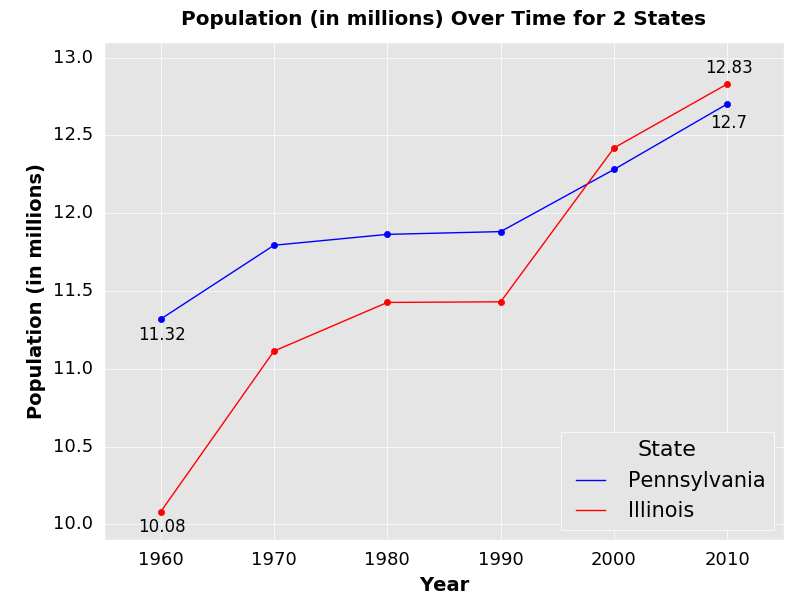

Python code for this plot:
# This script creates a line graph using (a subset of) 'census_data.csv'.

# A description of 'census_data.csv' can be found in 'census_data_scrape_and_process.R'.
# To avoid an overwhelming plot, I will be using a subset of 'census_data.csv' consisting of
# all observations for Pennsylvania and Illinois.

# Import modules.
import os
import pandas as pd
import numpy as np
import matplotlib.pyplot as plt
from matplotlib import style

# Set style.
style.use('ggplot')

# Set working directory.
# This obviously needs to be changed depending on the computer being used.
os.chdir('D:\\Users\\JBansal\\Documents\\GitHub\\visualizations')

# Load data.
census_data = pd.read_csv('census_data.csv',
                          encoding = 'latin-1')

# SUBSET/PROCESS DATA.

# Divide population values by 1000000 for easier graph viewing.
census_data['1960'] = census_data['1960'] / 1000000
census_data['1970'] = census_data['1970'] / 1000000
census_data['1980'] = census_data['1980'] / 1000000
census_data['1990'] = census_data['1990'] / 1000000
census_data['2000'] = census_data['2000'] / 1000000
census_data['2010'] = census_data['2010'] / 1000000

# Subset data.
census_subset = census_data[census_data['Name'].isin(['Pennsylvania', 'Illinois'])][['Name', '1960', '1970', '1980', '1990', '2000', '2010']]

# Reset 'census_subset' index.
census_subset.reset_index(drop = True,
                          inplace = True)

# Melt 'census_subset' to allow line graph and rename columns.
census_subset = pd.melt(census_subset,
                        id_vars = 'Name')
census_subset.columns = ['State', 'Year', 'Population']

# PLOT DATA.

# Create figure and subplot.
fig = plt.figure()
ax1 = fig.add_subplot(1, 1, 1)

# Add line data.
ax1.plot(census_subset['Year'].unique(),
         census_subset[census_subset['State'] == 'Pennsylvania']['Population'],
         color = 'b',
         label = 'Pennsylvania')
ax1.plot(census_subset['Year'].unique(),
         census_subset[census_subset['State'] == 'Illinois']['Population'],
         color = 'r',
         label = 'Illinois')

# Add points too.
ax1.scatter(census_subset['Year'].unique().tolist(),
            census_subset[census_subset['State'] == 'Pennsylvania']['Population'],
            color = 'b',
            label = None)
ax1.scatter(census_subset['Year'].unique().tolist(),
            census_subset[census_subset['State'] == 'Illinois']['Population'],
            color = 'r',
            label = None)

# Add plot labels.
ax1.annotate(round(census_subset[(census_subset['State'] == 'Illinois') & (census_subset['Year'] == '1960')]['Population'].values[0], 2),
             xy = (1957, 9.95),
             xytext = (1958, 9.95),
             fontsize = 12)
ax1.annotate(round(census_subset[(census_subset['State'] == 'Pennsylvania') & (census_subset['Year'] == '1960')]['Population'].values[0], 2),
             xy = (1957, 11.15),
             xytext = (1958, 11.185),
             fontsize = 12)
ax1.annotate(round(census_subset[(census_subset['State'] == 'Illinois') & (census_subset['Year'] == '2010')]['Population'].values[0], 2),
             xy = (2008, 12.95),
             xytext = (2008, 12.9),
             fontsize = 12)
ax1.annotate(round(census_subset[(census_subset['State'] == 'Pennsylvania') & (census_subset['Year'] == '2010')]['Population'].values[0], 2),
             xy = (2008, 12.35),
             xytext = (2008.5, 12.55),
             fontsize = 12)

# Set x-axis and y-axis limits.
plt.ylim([9.9, 13.1])
plt.xlim([1955, 2015])

# For first subplot x-axis and y-axis: remove ticks, change tick labels to black and pick size.
ax1.tick_params(axis = 'both',
                length = 0,
                colors = 'black',
                labelsize = 13)

# Remove first and last x-axis label (not needed).
ax1.xaxis.get_major_ticks()[0].label1.set_visible(False)
ax1.xaxis.get_major_ticks()[-1].label1.set_visible(False)

# Adjust plot title spacing.
ax1.title.set_position([0.5, 1.02])

# Set plot and axes titles.
plt.title('Population (in millions) Over Time for 2 States',
          fontweight = 'bold')
plt.xlabel('Year',
           fontweight = 'bold',
           fontsize = 14,
           color = 'black')
plt.ylabel('Population (in millions)',
           fontweight = 'bold',
           fontsize = 14,
           color = 'black')

# Add legend.
legend = ax1.legend(title = 'State',
           loc = 'lower right',
                    fontsize = 15)
plt.setp(legend.get_title(), fontsize = 16)

# Adjust plot margins.
plt.subplots_adjust(left = 0.13,
                    bottom = 0.1,
                    right = 0.98,
                    top = 0.93)

# Show plot.
plt.show()
